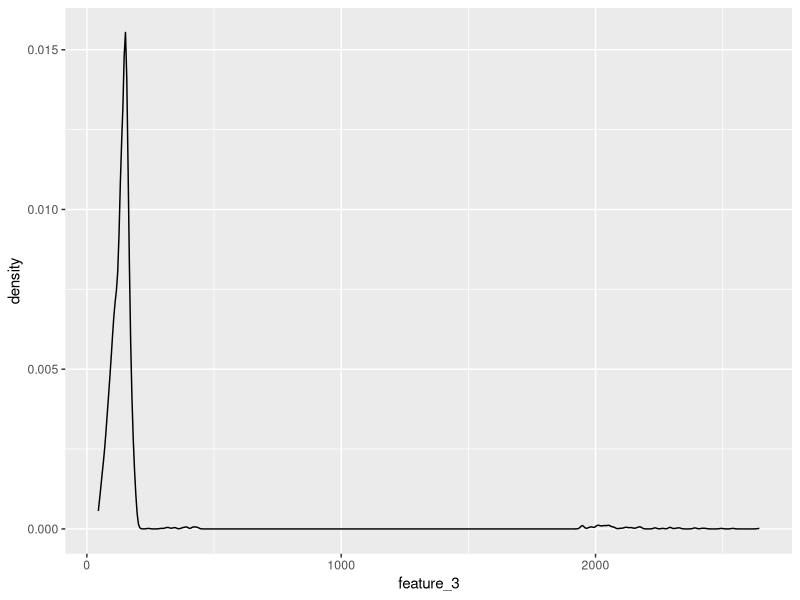
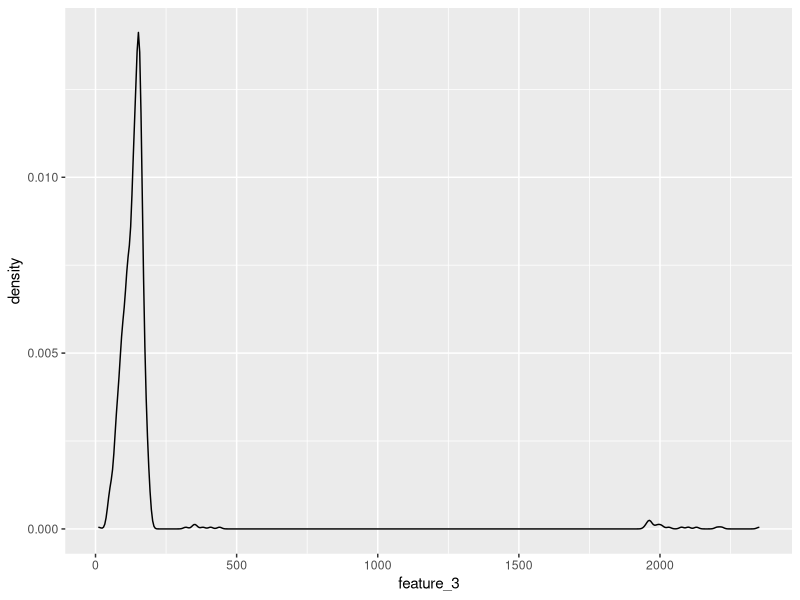
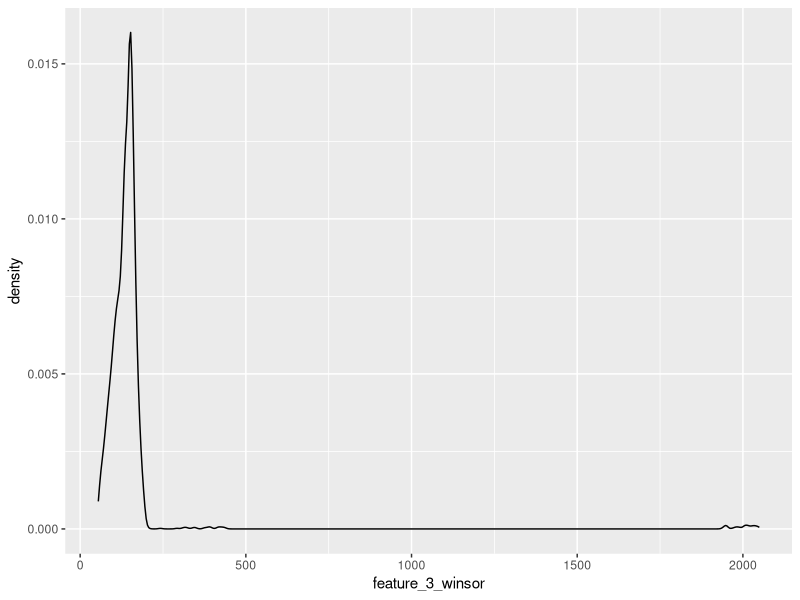
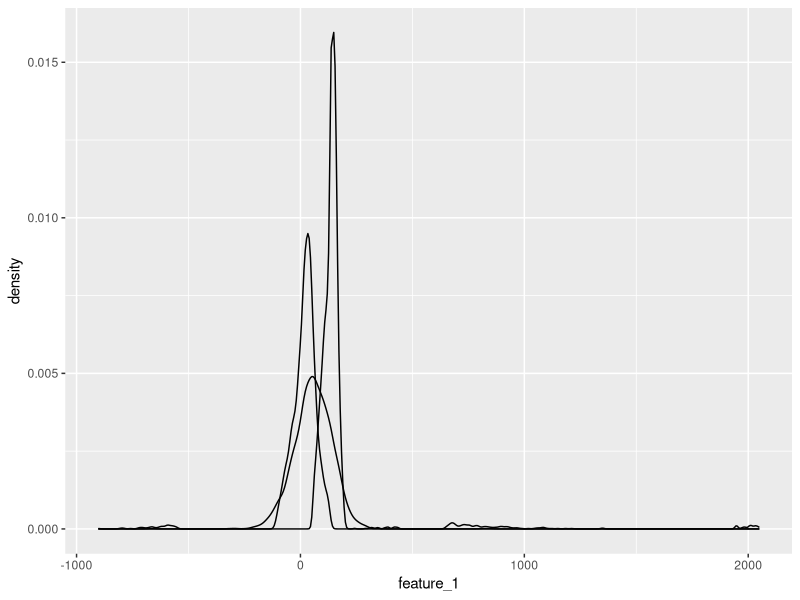
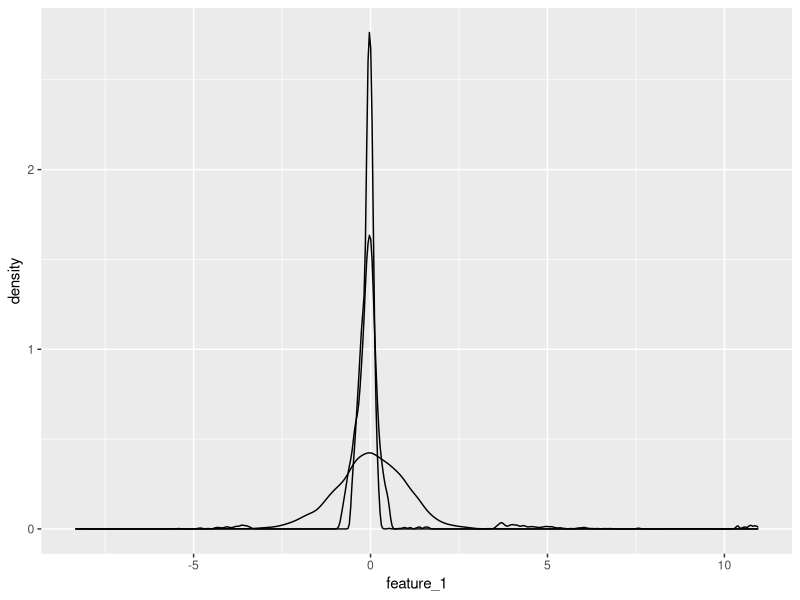

Write R code to recreate these figures, in order.
## ---- chunk 1
library(tidyverse)
train <- read.csv(file="FITB_train.csv",header=TRUE)
test <- read.csv(file="FITB_test.csv",header=TRUE)
train_unmodified <- train
## ---- chunk 2
library(ggplot2)
ggplot(data=train,aes(feature_3)) + geom_density()
ggplot(data=test,aes(feature_3)) + geom_density()
## ---- chunk 3
train$key <- row.names(train)
feature_3_winsor <- data.frame(feature_3 = train$feature_3, key = row.names(train))
feature_3_winsor_clean <- na.omit(feature_3_winsor)

feature_3_winsor_clean <- feature_3_winsor_clean %>%
  mutate(z_score = (feature_3 - mean(feature_3)) / sd(feature_3),percentile = ecdf(feature_3)(feature_3) * 100)

feature_3_winsor_df <- feature_3_winsor_clean[!(feature_3_winsor_clean[, 4] < 1 | feature_3_winsor_clean[, 4] > 99), ]

non_matching_keys <- anti_join(train, feature_3_winsor_df, by = "key")$key

train <- train %>% mutate(feature_3 = ifelse(key %in% non_matching_keys, NA, feature_3))

colnames(train)[3] <- "feature_3_winsor"
## ---- chunk 4
ggplot(data=train,aes(feature_3_winsor)) + geom_density()
## ---- chunk 5
train[is.na(train[,3]),3] <- median(feature_3_winsor_clean$feature_3)

colnames(train)[3] <- "feature_3_impute"

test[is.na(test[,3]),3] <- median(feature_3_winsor_clean$feature_3)
## ---- chunk 6
train_unmodified[is.na(train_unmodified[,2]) , 2] <- train_unmodified[is.na(train_unmodified[,2]),1]

train_unmodified[is.na(train_unmodified[,2]) , 2] <- train_unmodified[is.na(train_unmodified[,2]),3]

train$feature_2 <- train_unmodified$feature_2

colnames(train)[2] <- "feature_2_impute"




test[is.na(test[,2]) , 2] <- test[is.na(test[,2]),1]

test[is.na(test[,2]) , 2] <- test[is.na(test[,2]),3]

test$feature_2 <- test$feature_2

colnames(test)[2] <- "feature_2_impute"
train
(colnames(train))
## ---- chunk 7
library(ggplot2)
ggplot(data=train,aes(x=feature_1)) + geom_density() + geom_density(data=train,aes(x=feature_2_impute)) + geom_density(data=train,aes(x=feature_3_impute))
train
## ---- chunk 8
library(dplyr)
train <- train %>%
  mutate(across(c(feature_1, feature_2_impute, feature_3_impute, feature_4), 
                ~ (.x - mean(.x, na.rm = TRUE)) / sd(.x, na.rm = TRUE)))
train
ggplot(data=train,aes(x=feature_1)) + geom_density() + geom_density(data=train,aes(x=feature_2_impute)) + geom_density(data=train,aes(x=feature_3_impute))
## ---- chunk 9
